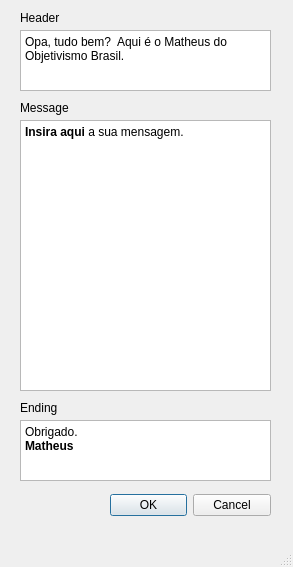
<?xml version="1.0" encoding="UTF-8"?>
<ui version="4.0">
 <class>MainWindow</class>
 <widget class="QMainWindow" name="MainWindow">
  <property name="geometry">
   <rect>
    <x>0</x>
    <y>0</y>
    <width>293</width>
    <height>567</height>
   </rect>
  </property>
  <property name="windowTitle">
   <string>MainWindow</string>
  </property>
  <widget class="QWidget" name="centralwidget">
   <widget class="QTextEdit" name="Header">
    <property name="geometry">
     <rect>
      <x>20</x>
      <y>30</y>
      <width>251</width>
      <height>61</height>
     </rect>
    </property>
    <property name="html">
     <string>&lt;!DOCTYPE HTML PUBLIC &quot;-//W3C//DTD HTML 4.0//EN&quot; &quot;http://www.w3.org/TR/REC-html40/strict.dtd&quot;&gt;
&lt;html&gt;&lt;head&gt;&lt;meta name=&quot;qrichtext&quot; content=&quot;1&quot; /&gt;&lt;meta charset=&quot;utf-8&quot; /&gt;&lt;style type=&quot;text/css&quot;&gt;
p, li { white-space: pre-wrap; }
hr { height: 1px; border-width: 0; }
li.unchecked::marker { content: &quot;\2610&quot;; }
li.checked::marker { content: &quot;\2612&quot;; }
&lt;/style&gt;&lt;/head&gt;&lt;body style=&quot; font-family:'Segoe UI'; font-size:9pt; font-weight:400; font-style:normal;&quot;&gt;
&lt;p style=&quot; margin-top:0px; margin-bottom:0px; margin-left:0px; margin-right:0px; -qt-block-indent:0; text-indent:0px;&quot;&gt;Opa, tudo bem?  Aqui é o Matheus do Objetivismo Brasil.&lt;/p&gt;&lt;/body&gt;&lt;/html&gt;</string>
    </property>
   </widget>
   <widget class="QTextEdit" name="Main_Text">
    <property name="geometry">
     <rect>
      <x>20</x>
      <y>120</y>
      <width>251</width>
      <height>271</height>
     </rect>
    </property>
    <property name="html">
     <string>&lt;!DOCTYPE HTML PUBLIC &quot;-//W3C//DTD HTML 4.0//EN&quot; &quot;http://www.w3.org/TR/REC-html40/strict.dtd&quot;&gt;
&lt;html&gt;&lt;head&gt;&lt;meta name=&quot;qrichtext&quot; content=&quot;1&quot; /&gt;&lt;meta charset=&quot;utf-8&quot; /&gt;&lt;style type=&quot;text/css&quot;&gt;
p, li { white-space: pre-wrap; }
hr { height: 1px; border-width: 0; }
li.unchecked::marker { content: &quot;\2610&quot;; }
li.checked::marker { content: &quot;\2612&quot;; }
&lt;/style&gt;&lt;/head&gt;&lt;body style=&quot; font-family:'Segoe UI'; font-size:9pt; font-weight:400; font-style:normal;&quot;&gt;
&lt;p style=&quot; margin-top:0px; margin-bottom:0px; margin-left:0px; margin-right:0px; -qt-block-indent:0; text-indent:0px;&quot;&gt;&lt;span style=&quot; font-weight:700;&quot;&gt;Insira aqui &lt;/span&gt;a sua mensagem.&lt;/p&gt;&lt;/body&gt;&lt;/html&gt;</string>
    </property>
   </widget>
   <widget class="QTextEdit" name="Goodbye">
    <property name="geometry">
     <rect>
      <x>20</x>
      <y>420</y>
      <width>251</width>
      <height>61</height>
     </rect>
    </property>
    <property name="html">
     <string>&lt;!DOCTYPE HTML PUBLIC &quot;-//W3C//DTD HTML 4.0//EN&quot; &quot;http://www.w3.org/TR/REC-html40/strict.dtd&quot;&gt;
&lt;html&gt;&lt;head&gt;&lt;meta name=&quot;qrichtext&quot; content=&quot;1&quot; /&gt;&lt;meta charset=&quot;utf-8&quot; /&gt;&lt;style type=&quot;text/css&quot;&gt;
p, li { white-space: pre-wrap; }
hr { height: 1px; border-width: 0; }
li.unchecked::marker { content: &quot;\2610&quot;; }
li.checked::marker { content: &quot;\2612&quot;; }
&lt;/style&gt;&lt;/head&gt;&lt;body style=&quot; font-family:'Segoe UI'; font-size:9pt; font-weight:400; font-style:normal;&quot;&gt;
&lt;p style=&quot; margin-top:0px; margin-bottom:0px; margin-left:0px; margin-right:0px; -qt-block-indent:0; text-indent:0px;&quot;&gt;Obrigado.&lt;/p&gt;
&lt;p style=&quot; margin-top:0px; margin-bottom:0px; margin-left:0px; margin-right:0px; -qt-block-indent:0; text-indent:0px;&quot;&gt;&lt;span style=&quot; font-weight:700;&quot;&gt;Matheus&lt;/span&gt;&lt;/p&gt;&lt;/body&gt;&lt;/html&gt;</string>
    </property>
   </widget>
   <widget class="QDialogButtonBox" name="buttonBox">
    <property name="geometry">
     <rect>
      <x>110</x>
      <y>490</y>
      <width>161</width>
      <height>31</height>
     </rect>
    </property>
    <property name="standardButtons">
     <set>QDialogButtonBox::Cancel|QDialogButtonBox::Ok</set>
    </property>
   </widget>
   <widget class="QLabel" name="label">
    <property name="geometry">
     <rect>
      <x>20</x>
      <y>10</y>
      <width>49</width>
      <height>16</height>
     </rect>
    </property>
    <property name="text">
     <string>Header</string>
    </property>
   </widget>
   <widget class="QLabel" name="label_2">
    <property name="geometry">
     <rect>
      <x>20</x>
      <y>100</y>
      <width>49</width>
      <height>16</height>
     </rect>
    </property>
    <property name="text">
     <string>Message</string>
    </property>
   </widget>
   <widget class="QLabel" name="label_3">
    <property name="geometry">
     <rect>
      <x>20</x>
      <y>400</y>
      <width>49</width>
      <height>16</height>
     </rect>
    </property>
    <property name="text">
     <string>Ending</string>
    </property>
   </widget>
  </widget>
  <widget class="QMenuBar" name="menubar">
   <property name="geometry">
    <rect>
     <x>0</x>
     <y>0</y>
     <width>293</width>
     <height>22</height>
    </rect>
   </property>
  </widget>
  <widget class="QStatusBar" name="statusbar"/>
 </widget>
 <resources/>
 <connections/>
</ui>
